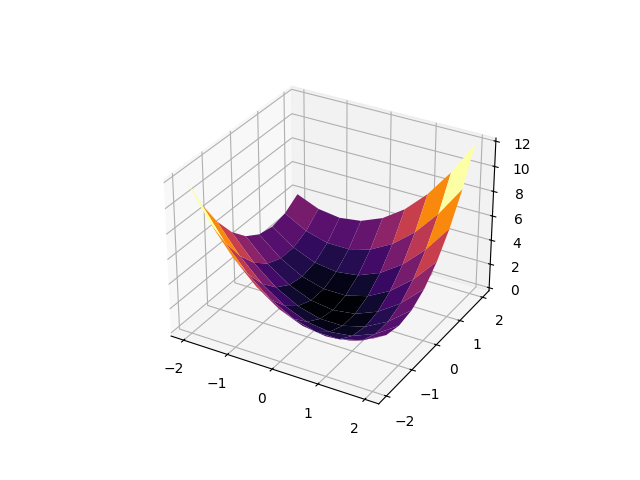

The script that saved this image:
import numpy as np
import matplotlib.pyplot as plt
# from random import randint

# a = randint(0, 10)
# b = randint(0, 10)
# c = 0.5
# print(a, b, c)

x = np.arange(-2, 2.5, 0.5)  
y = np.arange(-2, 2.5, 0.5)
# x = np.arange(a, b, c)
# y = np.arange(a, b, c)
X, Y = np.meshgrid(x, y)

Z = X**2 + Y**2 + X*Y

fig = plt.figure()
ax = fig.add_subplot(111, projection='3d')
ax.plot_surface(X, Y, Z, cmap='inferno')

plt.savefig('plane.png')